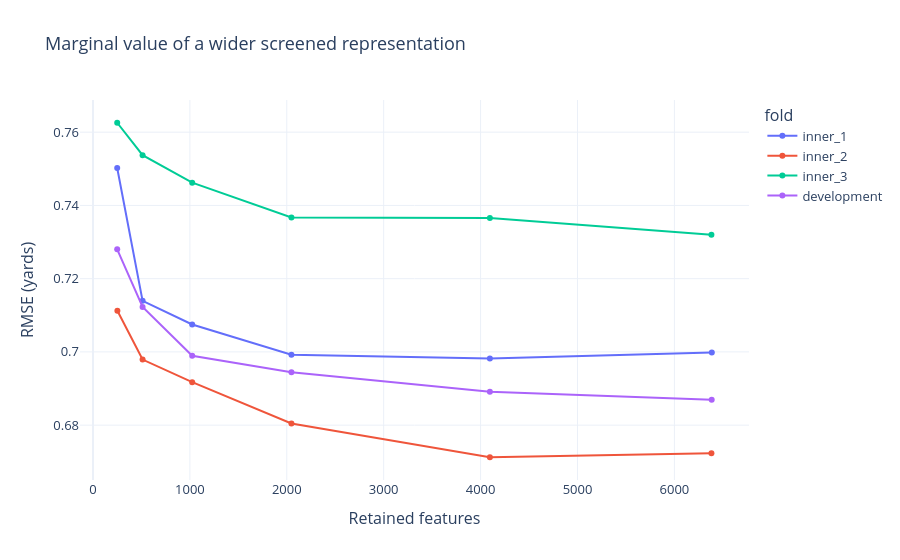

The code cell stored with this chart in its notebook:
### Markdown cell above
## 2 · Does additional width still pay?

All candidates are screened on training data. The wider search preserves the 250-feature union, interleaves ranked families, and examines the full training-eligible pool. Additional columns pass a correlation check on 8,192 deterministic training rows at a 0.9995 threshold. The 512, 1,024, 2,048, 4,096, and 8,192 requested budgets are nested up to the eligible count.

A large candidate count is not a stopping argument. Examine incremental gains across all inner folds, paired development-game uncertainty, and computational cost. Selection pools squared errors over the three inner folds; it does not average fold RMSEs or select on development.

### Code cell
if budget:
    widths = pd.DataFrame(
        [
            {
                "fold": fold["fold"]["name"],
                "model": row["model"],
                "feature_count": row["feature_count"],
                "coordinate_rmse_yards": row["coordinate_rmse_yards"],
            }
            for fold in [*budget["inner_folds"], budget]
            for row in fold["models"]
        ]
    )
    display(widths.pivot(index="model", columns="fold", values="coordinate_rmse_yards").round(5))
    display(pd.Series(budget["inner_scores"], name="Pooled inner-fold RMSE").sort_values())
    interactive(
        px.line(
            widths,
            x="feature_count",
            y="coordinate_rmse_yards",
            color="fold",
            markers=True,
            title="Marginal value of a wider screened representation",
            labels={"feature_count": "Retained features", "coordinate_rmse_yards": "RMSE (yards)"},
        )
    )
    fig, ax = plt.subplots(figsize=(9, 4.5), layout="constrained")
    for name, rows in widths.groupby("fold", sort=True):
        ax.plot(rows.feature_count, rows.coordinate_rmse_yards, marker="o", label=name)
    ax.set_xlabel("Retained features")
    ax.set_ylabel("Coordinate RMSE (yards)")
    ax.legend()
    static(fig)
    if attribution:
        display(pd.DataFrame(attribution["development"]["incremental_width"]).round(5))
else:
    display(Markdown("Width comparisons are incomplete until every fold has a verified result."))

### Figure 1 — Plotly figure (JSON) as saved in the notebook; plotly's stock layout.template omitted (floating-point values rounded to 4 significant figures)
{"data": [{"hovertemplate": "fold=inner_1<br>Retained features=%{x}<br>RMSE (yards)=%{y}<extra></extra>", "legendgroup": "inner_1", "line": {"color": "#636efa", "dash": "solid"}, "marker": {"symbol": "circle"}, "mode": "lines+markers", "name": "inner_1", "orientation": "v", "showlegend": true, "type": "scatter", "x": [250, 512, 1024, 2048, 4096, 6386], "xaxis": "x", "y": [0.7502, 0.7139, 0.7075, 0.6992, 0.6982, 0.6998], "yaxis": "y"}, {"hovertemplate": "fold=inner_2<br>Retained features=%{x}<br>RMSE (yards)=%{y}<extra></extra>", "legendgroup": "inner_2", "line": {"color": "#EF553B", "dash": "solid"}, "marker": {"symbol": "circle"}, "mode": "lines+markers", "name": "inner_2", "orientation": "v", "showlegend": true, "type": "scatter", "x": [252, 512, 1024, 2048, 4096, 6382], "xaxis": "x", "y": [0.7112, 0.6979, 0.6917, 0.6805, 0.6712, 0.6723], "yaxis": "y"}, {"hovertemplate": "fold=inner_3<br>Retained features=%{x}<br>RMSE (yards)=%{y}<extra></extra>", "legendgroup": "inner_3", "line": {"color": "#00cc96", "dash": "solid"}, "marker": {"symbol": "circle"}, "mode": "lines+markers", "name": "inner_3", "orientation": "v", "showlegend": true, "type": "scatter", "x": [250, 512, 1024, 2048, 4096, 6382], "xaxis": "x", "y": [0.7626, 0.7537, 0.7462, 0.7367, 0.7366, 0.732], "yaxis": "y"}, {"hovertemplate": "fold=development<br>Retained features=%{x}<br>RMSE (yards)=%{y}<extra></extra>", "legendgroup": "development", "line": {"color": "#ab63fa", "dash": "solid"}, "marker": {"symbol": "circle"}, "mode": "lines+markers", "name": "development", "orientation": "v", "showlegend": true, "type": "scatter", "x": [250, 512, 1024, 2048, 4096, 6385], "xaxis": "x", "y": [0.728, 0.7123, 0.6989, 0.6945, 0.6891, 0.6869], "yaxis": "y"}], "layout": {"font": {"size": 13}, "legend": {"title": {"text": "fold"}, "tracegroupgap": 0}, "title": {"text": "Marginal value of a wider screened representation"}, "xaxis": {"anchor": "y", "domain": [0.0, 1.0], "title": {"text": "Retained features"}}, "yaxis": {"anchor": "x", "domain": [0.0, 1.0], "title": {"text": "RMSE (yards)"}}}}
